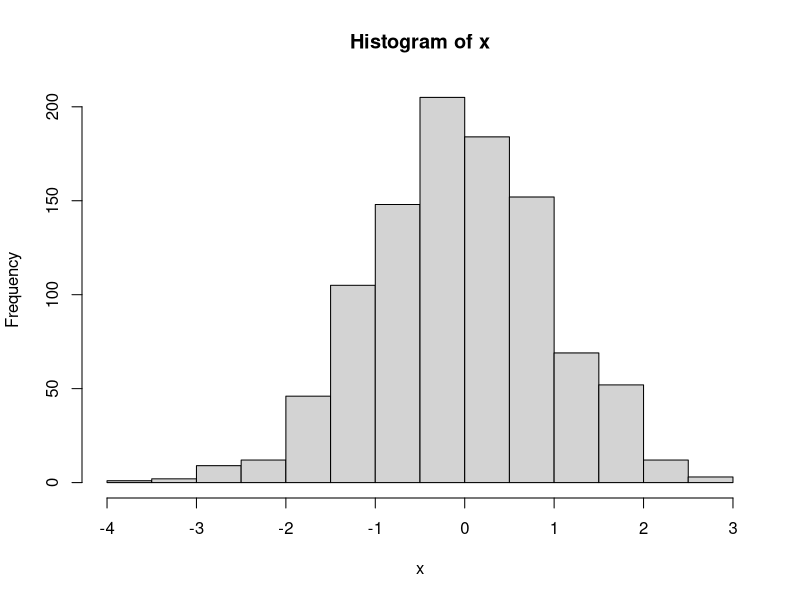
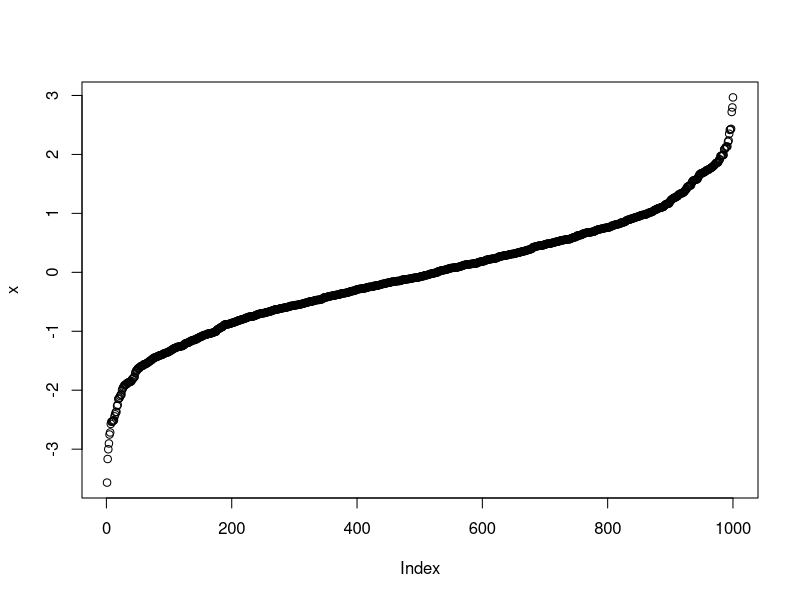
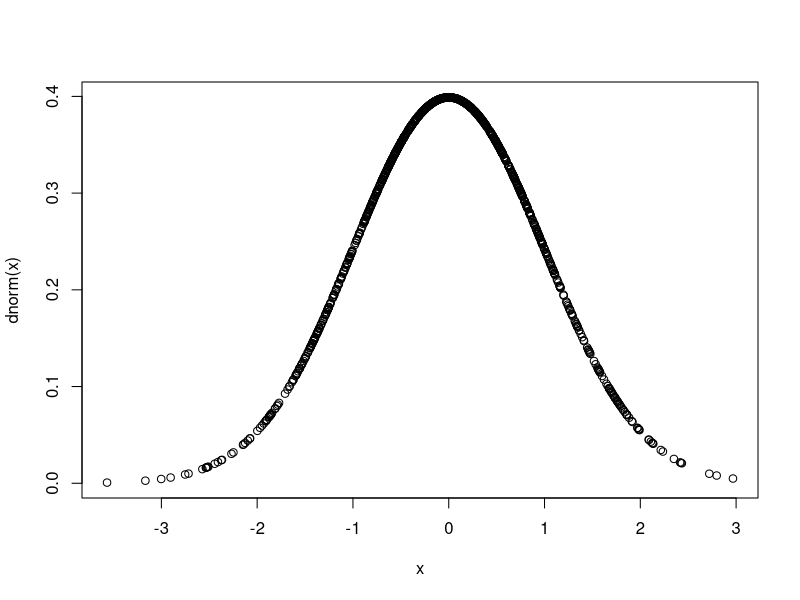
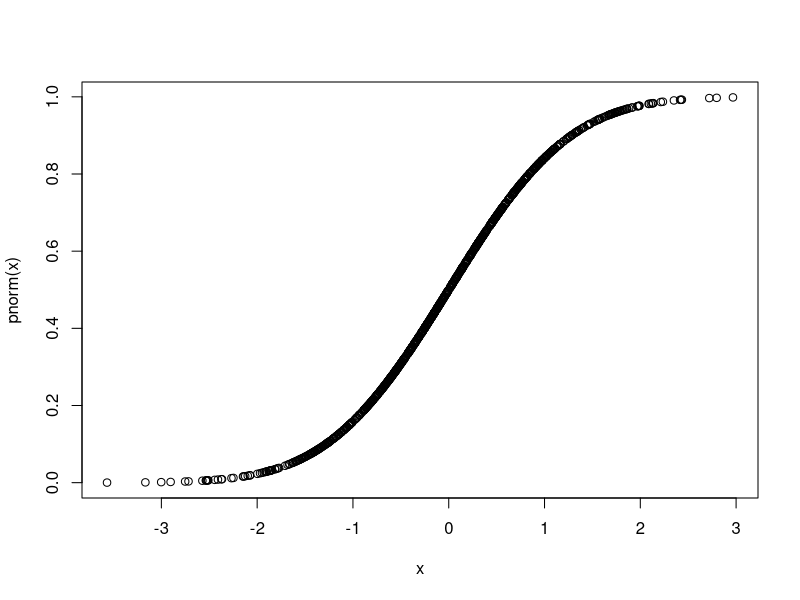
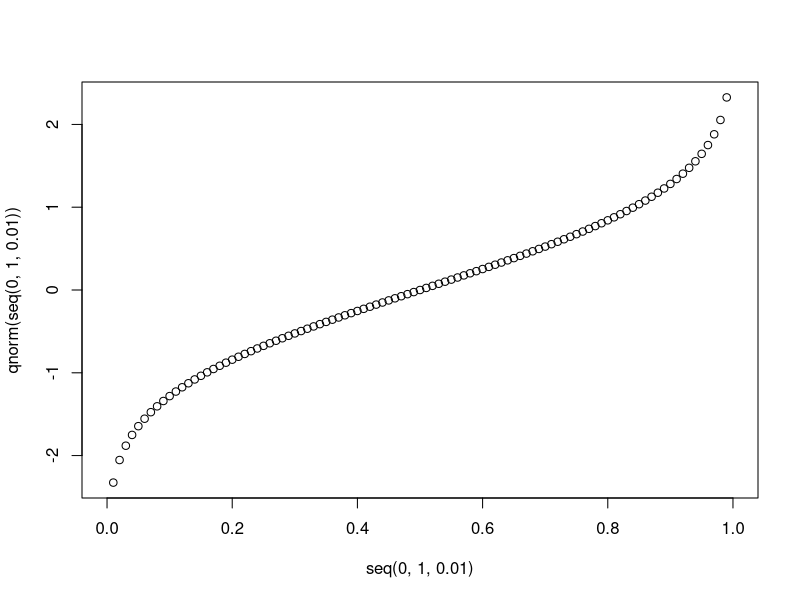

These charts were generated, in order, by the following R code: (Note: this script raises an error after producing the figures.)
## ---- chunk 1
x <- 2
if(x > 1){
  print(x)
}

x <- 2
if(x > 1) {
  print("you have enough!")
} else {
  print("you need more!")
}

x <- 3
if(x > 3) {
  print("you have too many!")
} else if(x < 3) {
  print("you need more!")
} else {
  print("just right!")
}

x <- c(1:10)
if(anyNA(x)) {
  number.of.NAs <- sum(is.na(x))
  print(paste("The mean (ignoring", number.of.NAs, 
              "missing values) is", mean(x, na.rm = TRUE)))
} else {
  print(paste("The mean is", mean(x)))
}

## ---- chunk 2
x <- 4
result <- ifelse(test = x > 3,yes = "yay",no = "oh no!")
result

x <- 3
result <- ifelse(x > 3, "yay", ifelse(x < 3, "oh no!", "well, okay"))
result

# redux
x <- c(1:10, NA, NA)
if(anyNA(x)) {
  number.of.NAs <- sum(is.na(x))
  print(paste("The mean (ignoring", number.of.NAs, 
              "missing", ifelse(number.of.NAs == 1, "value)", "values)"), "is", mean(x, na.rm = TRUE)))
} else {
  print(paste("The mean is", mean(x)))
}

## ---- chunk 3
mydf <- data.frame(x = rnorm(n = 1000000, mean = 2, sd = 1), group = rep(1:1000, each = 1000))

rep(1:3, 3)
rep(1:3, each = 3)
rep(1:3, each = 3, 2)

this.vector <- mydf[mydf$group == 1, "x"]
my.answer1 <- mean(this.vector)
this.vector <- mydf[mydf$group == 2, "x"]
my.answer2 <- mean(this.vector)
this.vector <- mydf[mydf$group == 3, "x"]
my.answer3 <- mean(this.vector)

# MAKE IT A LOOP
    

for(my.counter in 1:10) {
  print(my.counter * 2)  
}

for(i in c(9, 4, 25)) {
  print(i * 2)  
}

for(this.name in c("Ally", "Bob", "Carol")) {
  print(this.name)
}

# WARNING: you must create objects before you can subset them#
my.answer <- vector()

for(this.group in c(1, 2, 3)) {
  this.vector <-  mydf$x[mydf$group == this.group]
  my.answer[this.group] <- mean(this.vector)  
}
my.answer

# Will work, but may get slow (in theory)
my.answer <- NA
system.time(
for(this.group in 1:1000) {
  this.vector <-  mydf[mydf$group == this.group, "x"]
  my.answer[this.group] <- mean(this.vector)
})
length(my.answer)

# BEST PRACTICE: pre-create the "results" object, with the proper size,
#                to be "filled in" by the loop
my.groups <- 1:1000

my.answer <- vector(length = length(my.groups))

system.time(for(this.counter in 1:length(my.groups)) {
  this.group <- my.groups[this.counter]
  this.vector <- mydf[mydf$group == this.group, "x"]
  my.answer[this.counter] <- mean(this.vector)
})
length(my.answer)
mean(my.answer)

## ---- chunk 4
?rnorm

x <- sort(rnorm(1000))
summary(x)
sd(x)
hist(x)
plot(x)
plot(dnorm(x) ~ x)
plot(pnorm(x) ~ x)
plot(qnorm(seq(0, 1, .01)) ~ seq(0, 1, .01))

y <- rnorm(1000, mean = 1, sd = 2)
summary(y)
sd(y)

library(MASS) # look out for "masking" of select() from dplyr

cor.table <- matrix(c(1, .2, .2, 1), nrow = 2)
cor.table

            #mvnorm is multivariate norm
some.data <- mvrnorm(n = 10, mu = c(1, 2), Sigma = cor.table, empirical = FALSE)
some.data
cor(some.data[, 1], some.data[, 2])
as.data.frame(some.data)
## ---- chunk 5
mu.sigmas <- data.frame(mean1 = c(0, 0.1, -0.1, -0.3, 0.25), mean2 = c(0.2, 0.0, 0.3, -0.15, -0.1), corr = c(.2, .4, .1, .35, -0.3))
mu.sigmas

data.sets <- list()
length(data.sets) <- 5

for(i in 1:length(data.sets)) {
  data.sets[[i]] <- as.data.frame(mvrnorm(n = 1000, mu = c(mu.sigmas[i, "mean1"], mu.sigmas[i, "mean2"]), Sigma = matrix(c(1, mu.sigmas[i, "corr"], mu.sigmas[i, "corr"], 1), ncol = 2)))
  data.sets[[i]]$set <- i
  write.csv(data.sets[[i]], file = paste("sampledata", i, ".csv", sep = ""), row.names = FALSE)
}

str(data.sets)
library(dplyr)
all.data.sets <- bind_rows(data.sets, .id = "setID")
xtabs(~ set + setID, all.data.sets)

a1 <- 1
a2 <- 55
a3 <- 43
a4 <- 1001

# get() function
for(this.var in paste("a", 1:4, sep = "")) {
  print(get(this.var) * 2)
}


## ---- chunk 6
# set up the parameters of the simulation
n.sim <- 10000 
sample.n <- 100
correlation <- .2

cortable <- matrix(c(1, correlation, correlation, 1), ncol = 2)
# "pre-allocate" the results table
results <- data.frame(iteration = 1:n.sim, p = NA)

# run a repeated simulation of your planned analysis
for(counter in 1:n.sim) {
  this.data <- as.data.frame(mvrnorm(sample.n, mu = c(0, 0), Sigma = cortable))
  this.cortest <- cor.test(this.data$V1, this.data$V2)
  results[counter, "p"] <- this.cortest$p.value
  # "poor man's progress bar"
  if(counter %% 500 == 0) {
    print(paste("finished simulation #", counter))
  }
}
head(results)
results$sig <- ifelse(results$p < .05, 1, 0)
head(results)
mean(results$sig)
## ---- chunk 7
# set up the parameters of the simulation
n.sim <- 10000
sample.ns <- seq(100, 500, 50)
correlation <- .2

power.analysis.results <- data.frame(sample.size = sample.ns, power = NA)

for(this.sample in sample.ns) {
  cortable <- matrix(c(1, correlation, correlation, 1), ncol = 2)
  # "pre-allocate" the results table
  results <- data.frame(iteration = 1:n.sim, p = NA)
  
  for(counter in 1:n.sim) {
    this.data <- as.data.frame(mvrnorm(this.sample, mu = c(0, 0), Sigma = cortable))
    this.cortest <- cor.test(this.data$V1, this.data$V2)
    results[counter, "p"] <- this.cortest$p.value
    if(counter %% 500 == 0) {
      print(paste("finished simulation #", counter, "for sample size:", this.sample))
    }
  }
  #head(results)
  results$sig <- ifelse(results$p < .05, TRUE, FALSE)
  #head(results)
  power.analysis.results[power.analysis.results$sample.size == this.sample, "power"] <-   sum(results$sig)/nrow(results)

}

head(power.analysis.results)

power.threshold <- .9

min.sample <- min(power.analysis.results$sample.size[power.analysis.results$power >= power.threshold])
ggplot(power.analysis.results, aes(sample.size, power)) + geom_line() + 
  geom_hline(yintercept = max(power.analysis.results$power), color = "red") +
  annotate("text", x = min(power.analysis.results$sample.size) + (max(power.analysis.results$sample.size) - min(power.analysis.results$sample.size))/2, y = 1.02, label = paste("max power in these simulations:", max(power.analysis.results$power))) +
  geom_hline(yintercept = power.threshold, color = "red", linetype = 2) + 
  annotate("text", x = min(power.analysis.results$sample.size) + (max(power.analysis.results$sample.size) - min(power.analysis.results$sample.size))/2, y = power.threshold + .02, label = paste("sample needed for", power.threshold, " power:", min.sample))
    

